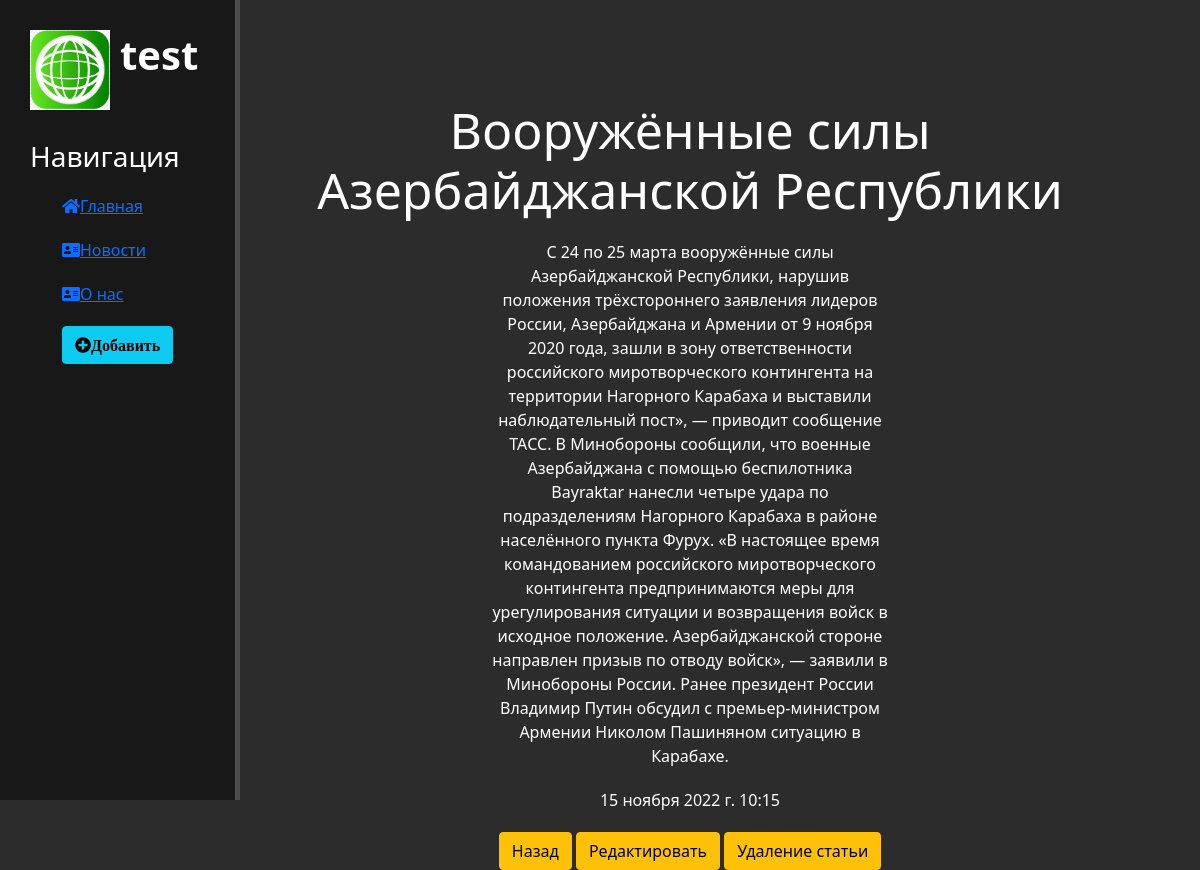
Screenshot of /news/8 with the database file from the repository.
### news/models.py (models this page shows, shortened)
class Articles(models.Model):
    title = models.CharField(verbose_name="Название", max_length=50)
    anons = models.CharField(verbose_name="Анонс", max_length=250)
    full_text = models.TextField(verbose_name='Статья')
    date = models.DateTimeField(verbose_name="Дата публикации")
    class Meta:
        verbose_name = 'Новость',
        verbose_name_plural = 'Новости'

### news/views.py (the view)
# urls.py: path('<int:pk>', views.NewsDetailView.as_view(), name='news_detail'),
class NewsDetailView(DetailView):
    model = Articles
    template_name = 'news/details_view.html'
    context_object_name = 'article'

### news/templates/news/details_view.html (shortened to what this page needs)
{% extends 'main/base.html' %}
{% block content %}
<div class="features">
    <h1>{{ article.title }} </h1>
    <p> {{ article.full_text }}</p>
    <p>{{ article.date }}</p>
    <a href="{% url 'news_home' %}" class="btn btn-warning">Назад</a>
    <a href="{% url 'news_update' article.id %}" class="btn btn-warning">Редактировать</a>
    <a href="{% url 'news_delete' article.id %}" class="btn btn-warning">Удаление статьи</a>
</div>
{% endblock %}

### main/static/main/css/main.css (style rules this page uses)
body { background: #2c2c2c; }
main .features { float: left; color: #fff; margin-top: 100px; text-align: center; width: 75%; }
main .features h1 { font-size: 50px; }
main .features p { max-width: 400px; margin: 20px auto; }

### rows the page displays
Articles: title "Вооружённые силы Азербайджанской Республики", full_text "С 24 по 25 марта вооружённые силы Азербайджанской Республики, нарушив положения трёхстороннего заявления лидеров России, Азербайджана и Армении от 9 ноября 2020 года, зашли в зону ответственности российского миротворческого контингента на территории Нагорного Карабаха и выставили наблюдательный пост», — приводит сообщение ТАСС. В Минобороны сообщили, что военные Азербайджана с помощью беспилотника Bayraktar нанесли четыре удара по подразделениям Нагорного Карабаха в районе населённого пункта Фурух. «В настоящее время командованием российского миротворческого контингента предпринимаются меры для урегулирования ситуации и возвращения войск в исходное положение. Азербайджанской стороне…", date "15 ноября 2022 г. 10:15"
